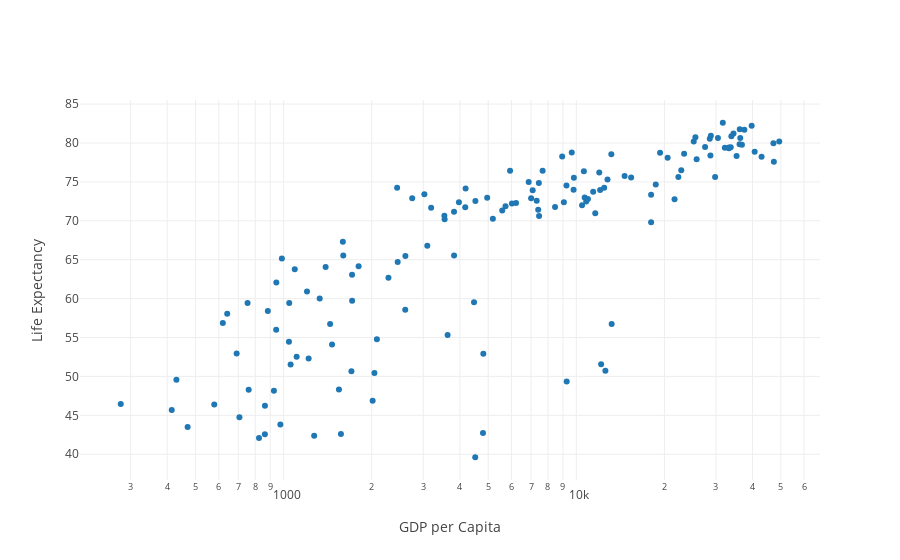

Write notebook code for a chart like this one.
### Code cell
from plotly.offline import iplot, init_notebook_mode
import plotly.graph_objs as go
import pandas as pd

df = pd.read_csv('https://raw.githubusercontent.com/plotly/datasets/master/gapminder2007.csv')

fig = {
    'data': [
          {
          'x': df.gdpPercap, 
            'y': df.lifeExp, 
            'text': df.country, 
            'mode': 'markers', 
            'name': '2007'},
    ],
    'layout': {
        'xaxis': {'title': 'GDP per Capita', 'type': 'log'},
        'yaxis': {'title': "Life Expectancy"}
    }
}

iplot(fig, filename='pandas-multiple-scatter')

### Figure 1 — Plotly figure (JSON) as saved in the notebook; plotly's stock layout.template omitted (floating-point values rounded to 4 significant figures; data arrays with more than 128 entries replaced by an {"elided": "..."} marker saying what was removed)
{"data": [{"mode": "markers", "name": "2007", "text": {"elided": "142 str values"}, "type": "scatter", "uid": "d6c3ce16-78a7-44ad-9810-3591820e2bba", "x": {"elided": "142 float values"}, "y": {"elided": "142 float values"}}], "layout": {"xaxis": {"title": {"text": "GDP per Capita"}, "type": "log"}, "yaxis": {"title": {"text": "Life Expectancy"}}}}
